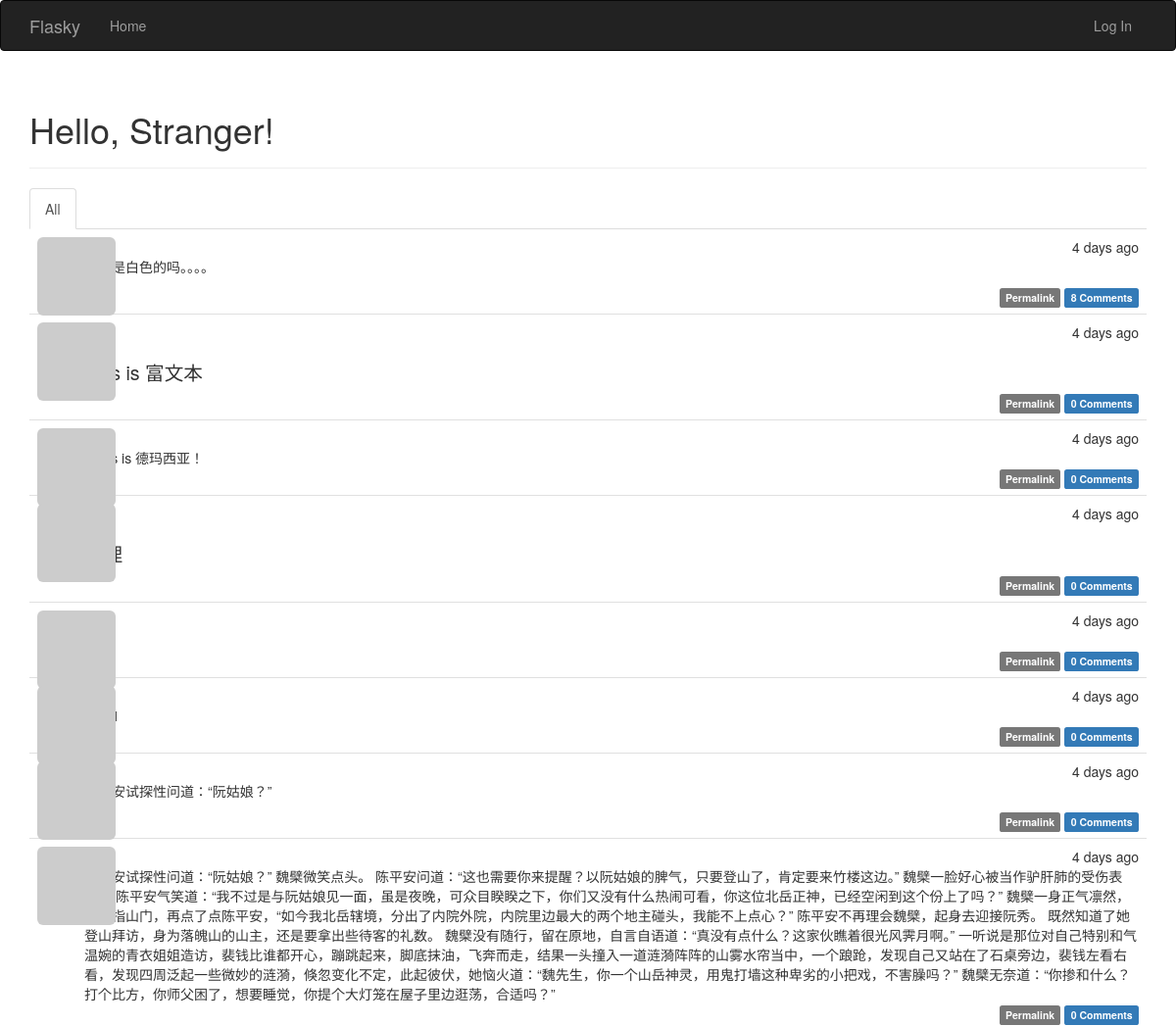
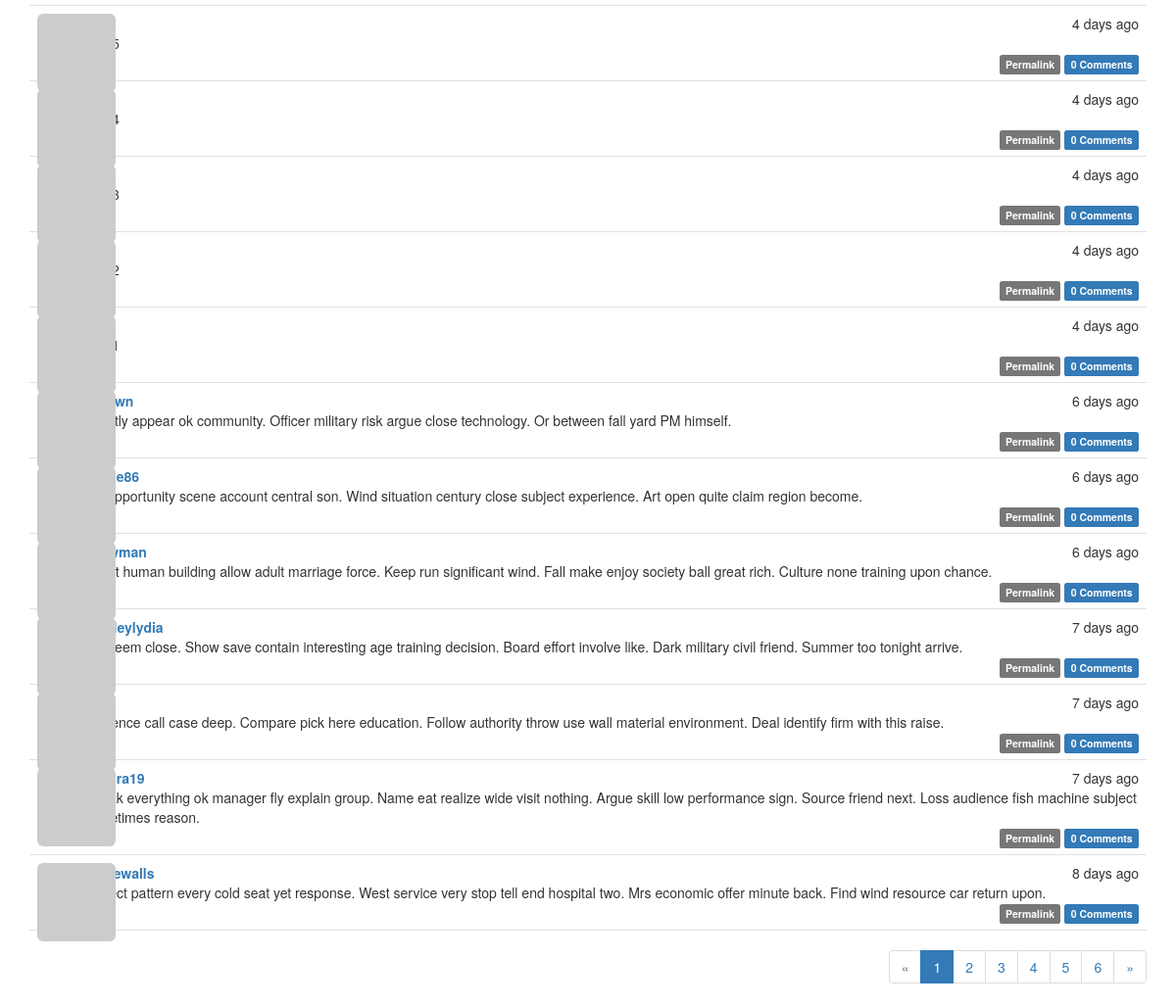
Before: / with the older database file (2 pictures, top to bottom).
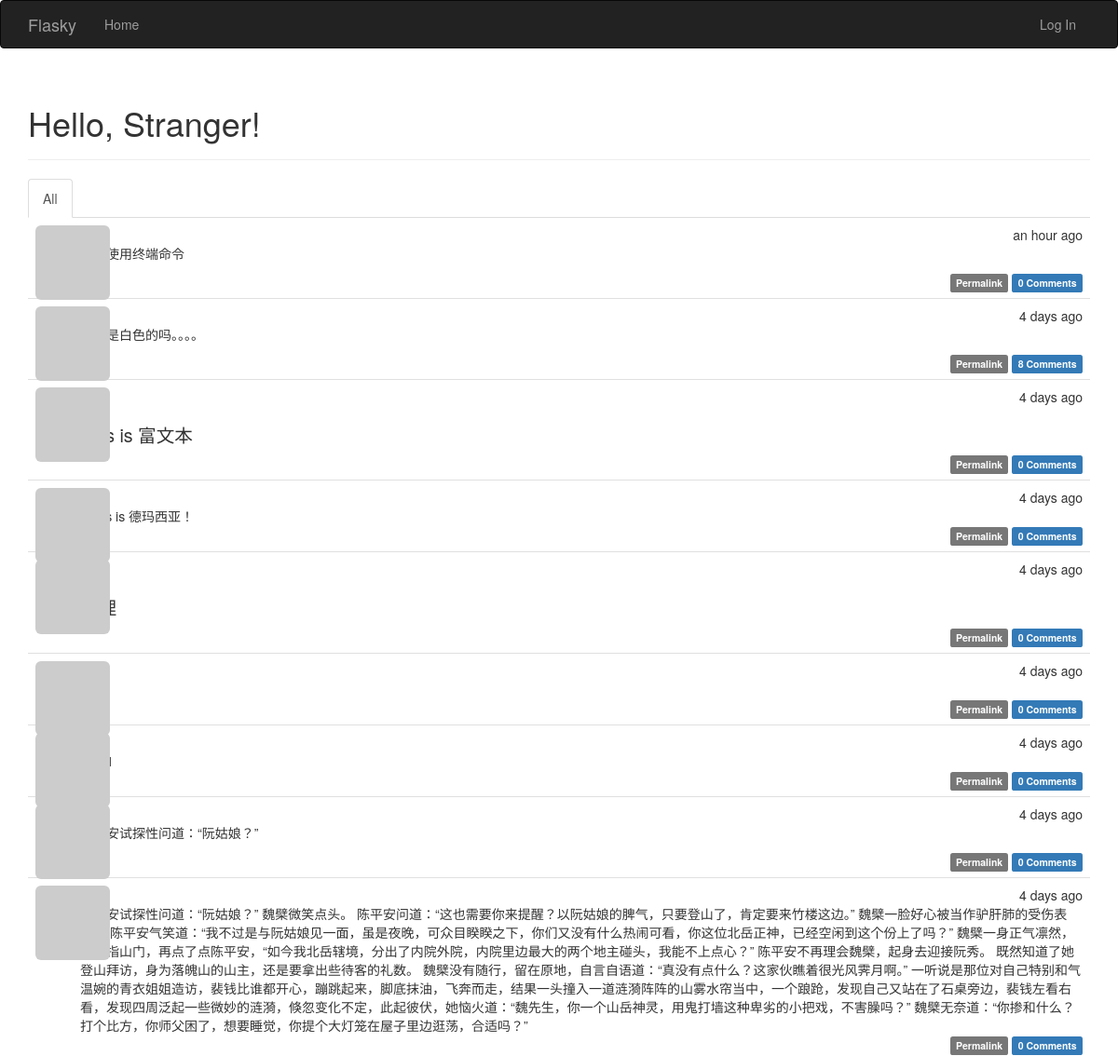
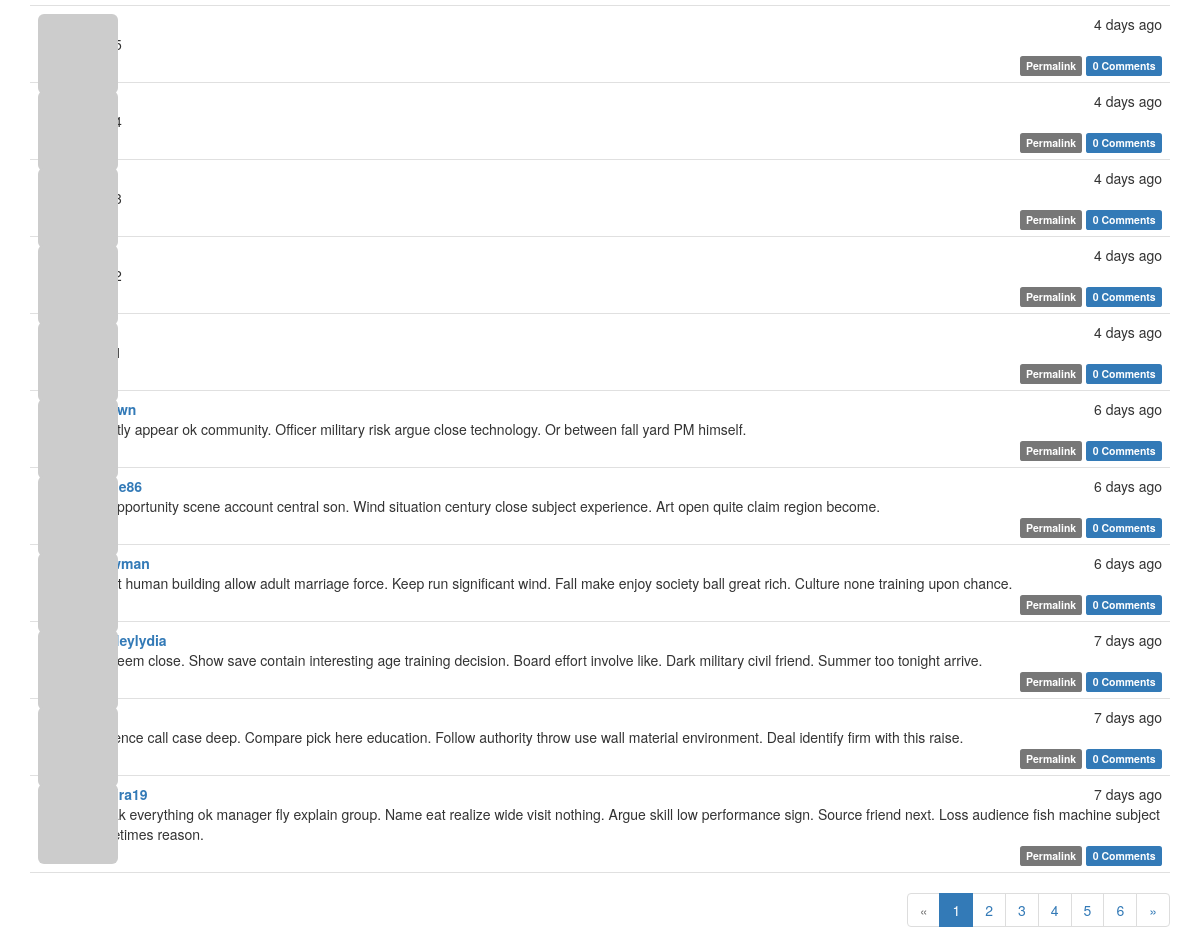
After: the same page with the newer database file (2 pictures, top to bottom).
### app/models.py (models this page shows, shortened)
class Post(db.Model):
    __tablename__ = 'posts'
    id = db.Column(db.Integer, primary_key=True)
    body = db.Column(db.Text)
    body_html = db.Column(db.Text)
    timestamp = db.Column(db.DateTime, index=True, default=datetime.utcnow)
    author_id = db.Column(db.Integer, db.ForeignKey('users.id'))
    comments = db.relationship('Comment', backref='post', lazy='dynamic')

class User(UserMixin, db.Model):
    __tablename__ = 'users'
    id = db.Column(db.Integer, primary_key=True)
    email = db.Column(db.String(64), unique=True, index=True)
    username = db.Column(db.String(64), unique=True, index=True)
    role_id = db.Column(db.Integer, db.ForeignKey('roles.id'))
    password_hash = db.Column(db.String(128))
    confirmed = db.Column(db.Boolean, default=False)
    name = db.Column(db.String(64))
    location = db.Column(db.String(64))
    about_me = db.Column(db.Text())
    member_since = db.Column(db.DateTime(), default=datetime.utcnow)
    last_seen = db.Column(db.DateTime(), default=datetime.utcnow)
    avatar_hash = db.Column(db.String(32))
    posts = db.relationship('Post', backref='author', lazy='dynamic')
    followed = db.relationship('Follow',
                                foreign_keys=[Follow.follower_id],
                                backref=db.backref('follower', lazy='joined'),
                                lazy='dynamic',
                                cascade='all, delete-orphan')
    followers = db.relationship('Follow',
                                foreign_keys=[Follow.followed_id],
                                backref=db.backref('followed', lazy='joined'),
                                lazy='dynamic',
                                cascade='all, delete-orphan')
    comments = db.relationship('Comment', backref='author', lazy='dynamic')
    @property
    def password(self):
        raise AttributeError('password is not a readable attribute')
    def gravatar_hash(self):
        return hashlib.md5(self.email.lower().encode('utf-8')).hexdigest()
    def gravatar(self, size=100, default='identicon', rating='g'):
        url = 'https://secure.gravatar.com/avatar'
        hash = self.avatar_hash or self.gravatar_hash()
        return '{url}/{hash}?s={size}&d={default}&r={rating}'.format(
            url=url, hash=hash, size=size, default=default, rating=rating)

### app/main/views.py (the view)
@main.route('/', methods=['GET', 'POST'])
def index():
    form = PostForm()
    if current_user.can(Permission.WRITE) and form.validate_on_submit():
        post = Post(body=form.body.data,
                    author=current_user._get_current_object())
        db.session.add(post)
        db.session.commit()
        return redirect(url_for('.index'))
    page = request.args.get('page', 1, type=int)
    show_followed = False
    if current_user.is_authenticated:
        show_followed = bool(request.cookies.get('show_followed', ''))
    if show_followed:
        query = current_user.followed_posts
    else:
        query = Post.query
    pagination = query.order_by(Post.timestamp.desc()).paginate(
            page, per_page=current_app.config['FLASKY_POSTS_PER_PAGE'],
            error_out=False)
    posts = pagination.items
    return render_template('index.html', form=form, posts=posts,
                            show_followed=show_followed, pagination=pagination)

### app/auth/views.py (called while the page is built)
@auth.before_app_request
def before_request():
    if current_user.is_authenticated:
        current_user.ping()
        if not current_user.confirmed \
                and request.endpoint \
                and request.blueprint != 'auth' \
                and request.endpoint != 'static':
            return redirect(url_for('auth.unconfirmed'))

### app/main/__init__.py (called while the page is built)
@main.app_context_processor
def inject_permissions():
    return dict(Permission=Permission)

### app/models.py (called while the page is built)
    def can(self, permissions):
        return False

    def is_administrator(self):
        return False

### app/templates/index.html (shortened to what this page needs)
{% extends "base.html" %}
{% import "bootstrap/wtf.html" as wtf %}
{% import "_macros.html" as macros %}
{% block page_content %}
<div class="page-header">
    <h1>Hello, {% if current_user.is_authenticated %}{{ current_user.username }}{% else %}Stranger{% endif %}!</h1>
</div>
<div class="post-tabs">
    <ul class="nav nav-tabs">
        <li{% if not show_followed %} class="active"{% endif %}><a href="{{ url_for('.show_all') }}">All</a></li>
    </ul>
    {% include '_posts.html' %}
</div>
{% if pagination %}
<div class="pagination">
    {{ macros.pagination_widget(pagination, '.index') }}
</div>
{% endif %}
{% endblock %}

### app/templates/_posts.html (shortened to what this page needs)
<ul class="posts">
    {% for post in posts %}
    <li class="post">
      <div class="post-thumbnail">
          <a href="{{ url_for('.user', username=post.author.username) }}">
            <img class="img-rounded profile-thumbnail" src="{{ post.author.gravatar(size=40) }}">
          </a>
      </div>
      <div class="post-content">
          <div class="post-date">{{ moment(post.timestamp).fromNow() }}</div>
          <div class="post-author"><a href="{{ url_for('.user', username=post.author.username) }}">{{ post.author.username }}</a></div>
          <div class="post-body">
              {% if post.body_html %}
                  {{ post.body_html | safe }}
              {% else %}
                  {{ post.body }}
              {% endif %}
          </div>
          <div class="post-footer">
              <a href="{{ url_for('.post', id=post.id) }}">
                  <span class="label label-default">Permalink</span>
              </a>
              <a href="{{ url_for('.post', id=post.id) }}#comments">
                <span class="label label-primary">{{ post.comments.count() }} Comments</span>
            </a>
            </div>
      </div>
    </li>
    {% endfor %}
</ul>

Changed rows visible on the page:
no longer on this page (row unchanged): Post: timestamp "8 days ago", author.username "gracewalls", body "Protect pattern every cold seat yet response. West service very stop tell end hospital two. Mrs economic offer minute back. Find wind resource car return upon.", comments.count "0"
added Post: timestamp "an hour ago", body_html "正在使用终端命令", comments.count "0"
